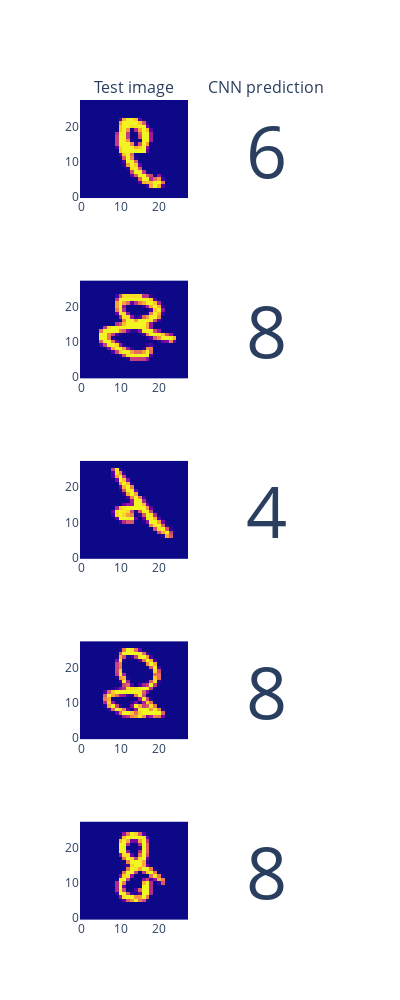

Notebook code for this chart:
### Markdown cell above
#### Visualisation of predictions of the test dataset

### Code cell
show_test_values = 5

fig = make_subplots(rows=show_test_values, 
                    cols=2, 
                    specs=[[{"type": "image"},{"type": "indicator"}]]*show_test_values,
                    column_widths=[0.5, 0.5],
                    row_heights=[0.1]*show_test_values,
                    vertical_spacing=0.1,
                    horizontal_spacing=0.1,
                    column_titles=["Test image", "CNN prediction"]
                    )

for i in range(show_test_values):
    random_test_number = random.randint(0, len(X_test_img))
    # Add image in column 1
    img_fig = px.imshow(X_test_img[random_test_number][:,:,0], width=800,height=800)
    fig.add_trace(img_fig.data[0], row=i+1, col=1)    
    # Add predicted class in column 2
    fig.add_trace(go.Indicator(mode="number", value=Y_pred_cls[random_test_number]), row=i+1, col=2)

fig.update_layout(width=400)
fig.update_layout(height=200*show_test_values)
fig.update(layout_coloraxis_showscale=False)
fig.show()

### Figure 1 — Plotly figure (JSON) as saved in the notebook; plotly's stock layout.template omitted (floating-point values rounded to 4 significant figures; data arrays with more than 128 entries replaced by an {"elided": "..."} marker saying what was removed)
{"data": [{"coloraxis": "coloraxis", "hovertemplate": "x: %{x}<br>y: %{y}<br>color: %{z}<extra></extra>", "name": "0", "type": "heatmap", "xaxis": "x", "yaxis": "y", "z": {"elided": "28x28 float values"}}, {"domain": {"x": [0.55, 1], "y": [0.88, 1]}, "mode": "number", "type": "indicator", "value": 6}, {"coloraxis": "coloraxis", "hovertemplate": "x: %{x}<br>y: %{y}<br>color: %{z}<extra></extra>", "name": "0", "type": "heatmap", "xaxis": "x2", "yaxis": "y2", "z": {"elided": "28x28 float values"}}, {"domain": {"x": [0.55, 1], "y": [0.66, 0.78]}, "mode": "number", "type": "indicator", "value": 8}, {"coloraxis": "coloraxis", "hovertemplate": "x: %{x}<br>y: %{y}<br>color: %{z}<extra></extra>", "name": "0", "type": "heatmap", "xaxis": "x3", "yaxis": "y3", "z": {"elided": "28x28 float values"}}, {"domain": {"x": [0.55, 1], "y": [0.44, 0.56]}, "mode": "number", "type": "indicator", "value": 4}, {"coloraxis": "coloraxis", "hovertemplate": "x: %{x}<br>y: %{y}<br>color: %{z}<extra></extra>", "name": "0", "type": "heatmap", "xaxis": "x4", "yaxis": "y4", "z": {"elided": "28x28 float values"}}, {"domain": {"x": [0.55, 1], "y": [0.22, 0.34]}, "mode": "number", "type": "indicator", "value": 8}, {"coloraxis": "coloraxis", "hovertemplate": "x: %{x}<br>y: %{y}<br>color: %{z}<extra></extra>", "name": "0", "type": "heatmap", "xaxis": "x5", "yaxis": "y5", "z": {"elided": "28x28 float values"}}, {"domain": {"x": [0.55, 1], "y": [0, 0.12]}, "mode": "number", "type": "indicator", "value": 8}], "layout": {"annotations": [{"font": {"size": 16}, "showarrow": false, "text": "Test image", "x": 0.225, "xanchor": "center", "xref": "paper", "y": 1, "yanchor": "bottom", "yref": "paper"}, {"font": {"size": 16}, "showarrow": false, "text": "CNN prediction", "x": 0.775, "xanchor": "center", "xref": "paper", "y": 1, "yanchor": "bottom", "yref": "paper"}], "coloraxis": {"showscale": false}, "height": 1000, "width": 400, "xaxis": {"anchor": "y", "domain": [0, 0.45]}, "xaxis2": {"anchor": "y2", "domain": [0, 0.45]}, "xaxis3": {"anchor": "y3", "domain": [0, 0.45]}, "xaxis4": {"anchor": "y4", "domain": [0, 0.45]}, "xaxis5": {"anchor": "y5", "domain": [0, 0.45]}, "yaxis": {"anchor": "x", "domain": [0.88, 1]}, "yaxis2": {"anchor": "x2", "domain": [0.66, 0.78]}, "yaxis3": {"anchor": "x3", "domain": [0.44, 0.56]}, "yaxis4": {"anchor": "x4", "domain": [0.22, 0.34]}, "yaxis5": {"anchor": "x5", "domain": [0, 0.12]}}}
